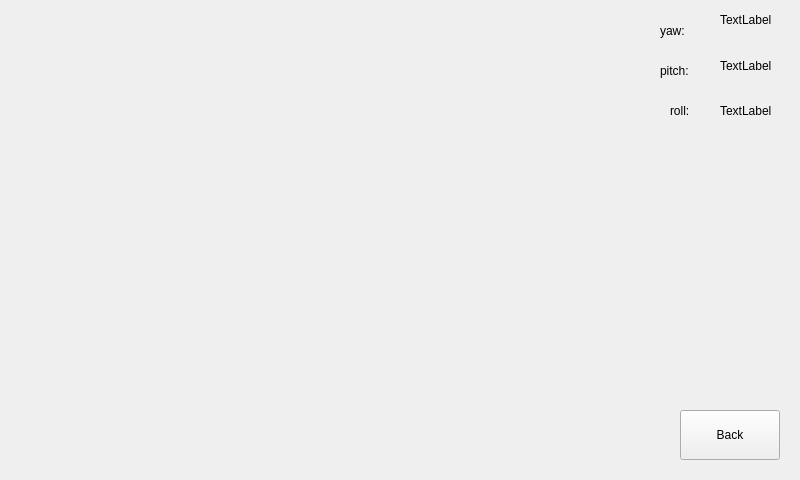
<?xml version="1.0" encoding="UTF-8"?>
<ui version="4.0">
 <class>icm20608</class>
 <widget class="QMainWindow" name="icm20608">
  <property name="geometry">
   <rect>
    <x>0</x>
    <y>0</y>
    <width>800</width>
    <height>480</height>
   </rect>
  </property>
  <property name="windowTitle">
   <string>MainWindow</string>
  </property>
  <widget class="QWidget" name="centralwidget">
   <widget class="WidgetADI" name="ADI" native="true">
    <property name="geometry">
     <rect>
      <x>0</x>
      <y>0</y>
      <width>800</width>
      <height>480</height>
     </rect>
    </property>
    <widget class="QPushButton" name="icm20608_back">
     <property name="geometry">
      <rect>
       <x>680</x>
       <y>410</y>
       <width>100</width>
       <height>50</height>
      </rect>
     </property>
     <property name="focusPolicy">
      <enum>Qt::NoFocus</enum>
     </property>
     <property name="text">
      <string>Back</string>
     </property>
    </widget>
    <widget class="QWidget" name="layoutWidget">
     <property name="geometry">
      <rect>
       <x>720</x>
       <y>0</y>
       <width>71</width>
       <height>131</height>
      </rect>
     </property>
     <layout class="QVBoxLayout" name="verticalLayout">
      <item>
       <widget class="QLabel" name="label_x">
        <property name="text">
         <string>TextLabel</string>
        </property>
       </widget>
      </item>
      <item>
       <widget class="QLabel" name="label_y">
        <property name="text">
         <string>TextLabel</string>
        </property>
       </widget>
      </item>
      <item>
       <widget class="QLabel" name="label_z">
        <property name="text">
         <string>TextLabel</string>
        </property>
       </widget>
      </item>
     </layout>
    </widget>
    <widget class="QLabel" name="label_x_2">
     <property name="geometry">
      <rect>
       <x>660</x>
       <y>20</y>
       <width>41</width>
       <height>21</height>
      </rect>
     </property>
     <property name="styleSheet">
      <string notr="true"/>
     </property>
     <property name="text">
      <string>yaw:</string>
     </property>
    </widget>
    <widget class="QLabel" name="label_y_2">
     <property name="geometry">
      <rect>
       <x>660</x>
       <y>60</y>
       <width>51</width>
       <height>21</height>
      </rect>
     </property>
     <property name="text">
      <string>pitch:</string>
     </property>
    </widget>
    <widget class="QLabel" name="label_z_2">
     <property name="geometry">
      <rect>
       <x>670</x>
       <y>100</y>
       <width>41</width>
       <height>21</height>
      </rect>
     </property>
     <property name="text">
      <string>roll:</string>
     </property>
    </widget>
   </widget>
  </widget>
 </widget>
 <customwidgets>
  <customwidget>
   <class>WidgetADI</class>
   <extends>QWidget</extends>
   <header>WidgetADI.h</header>
   <container>1</container>
  </customwidget>
 </customwidgets>
 <resources/>
 <connections/>
</ui>
